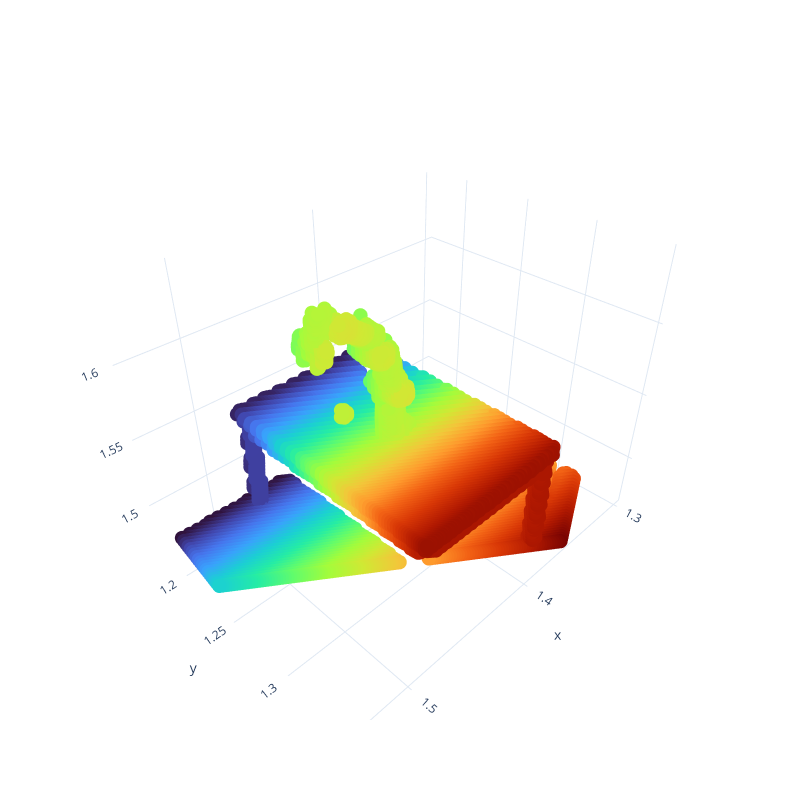

The cell this chart's notebook holds for it:
### Code cell
# reshape pointcloud
pc = _obs[1]['pointcloud'].transpose(2,0,1).reshape(3,-1)

# [x_min, y_min, z_min, x_max, y_max, z_max] - the metric volume to be voxelized
pc = pc[:, ( (pc[0,:] > SCENE_BOUNDS[0]) & (pc[0,:] < SCENE_BOUNDS[3])  )] # x axis constrainsts
pc = pc[:, ( (pc[1,:] > SCENE_BOUNDS[1]) & (pc[1,:] < SCENE_BOUNDS[4])  )] # y axis constrainsts
pc = pc[:, ( (pc[2,:] > SCENE_BOUNDS[2]) & (pc[2,:] < SCENE_BOUNDS[5])  )] # z axis constrainsts

fig = go.Figure()
fig.add_trace(
    go.Scatter3d(
        x = pc[0,:],
        y = pc[1,:],
        z = pc[2,:],
        mode='markers',
        marker=dict(
            size=5,
            color=pc[1,:],
            colorscale='Turbo',
        )
    )
)

fig.update_layout(
    autosize=False,
    width=800,
    height=800,
)

# fig.write_html('./observations/rlbench_1cam_pc.html')

fig.show()

### Figure 1 — Plotly figure (JSON) as saved in the notebook; plotly's stock layout.template omitted (floating-point values rounded to 4 significant figures; data arrays with more than 128 entries replaced by an {"elided": "..."} marker saying what was removed)
{"data": [{"marker": {"color": {"elided": "7061 float values"}, "colorscale": [[0, "#30123b"], [0.07143, "#4145ab"], [0.1429, "#4675ed"], [0.2143, "#39a2fc"], [0.2857, "#1bcfd4"], [0.3571, "#24eca6"], [0.4286, "#61fc6c"], [0.5, "#a4fc3b"], [0.5714, "#d1e834"], [0.6429, "#f3c63a"], [0.7143, "#fe9b2d"], [0.7857, "#f36315"], [0.8571, "#d93806"], [0.9286, "#b11901"], [1, "#7a0402"]], "size": 5}, "mode": "markers", "type": "scatter3d", "x": {"elided": "7061 float values"}, "y": {"elided": "7061 float values"}, "z": {"elided": "7061 float values"}}], "layout": {"autosize": false, "height": 800, "width": 800}}
